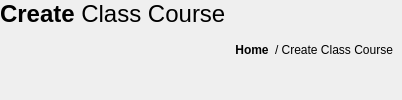
                   <widget class="QFrame" name="frame_35">
                    <property name="frameShape">
                     <enum>QFrame::Shape::NoFrame</enum>
                    </property>
                    <property name="frameShadow">
                     <enum>QFrame::Shadow::Raised</enum>
                    </property>
                    <layout class="QHBoxLayout" name="horizontalLayout_23">
                     <property name="spacing">
                      <number>0</number>
                     </property>
                     <property name="leftMargin">
                      <number>0</number>
                     </property>
                     <property name="topMargin">
                      <number>0</number>
                     </property>
                     <property name="rightMargin">
                      <number>0</number>
                     </property>
                     <property name="bottomMargin">
                      <number>0</number>
                     </property>
                     <item>
                      <widget class="QFrame" name="frame_44">
                       <property name="frameShape">
                        <enum>QFrame::Shape::NoFrame</enum>
                       </property>
                       <property name="frameShadow">
                        <enum>QFrame::Shadow::Raised</enum>
                       </property>
                       <layout class="QVBoxLayout" name="verticalLayout_31">
                        <property name="spacing">
                         <number>0</number>
                        </property>
                        <property name="leftMargin">
                         <number>0</number>
                        </property>
                        <property name="topMargin">
                         <number>0</number>
                        </property>
                        <property name="rightMargin">
                         <number>0</number>
                        </property>
                        <property name="bottomMargin">
                         <number>0</number>
                        </property>
                        <item alignment="Qt::AlignmentFlag::AlignLeft|Qt::AlignmentFlag::AlignTop">
                         <widget class="QLabel" name="label_38">
                          <property name="text">
                           <string>&lt;html&gt;&lt;head/&gt;&lt;body&gt;&lt;p&gt;&lt;span style=&quot; font-size:18pt; font-weight:600;&quot;&gt;Create &lt;/span&gt;&lt;span style=&quot; font-size:18pt;&quot;&gt;Class Course&lt;/span&gt;&lt;/p&gt;&lt;/body&gt;&lt;/html&gt;</string>
                          </property>
                         </widget>
                        </item>
                       </layout>
                      </widget>
                     </item>
                     <item>
                      <widget class="QFrame" name="frame_45">
                       <property name="sizePolicy">
                        <sizepolicy hsizetype="Expanding" vsizetype="Preferred">
                         <horstretch>0</horstretch>
                         <verstretch>0</verstretch>
                        </sizepolicy>
                       </property>
                       <property name="frameShape">
                        <enum>QFrame::Shape::NoFrame</enum>
                       </property>
                       <property name="frameShadow">
                        <enum>QFrame::Shadow::Raised</enum>
                       </property>
                      </widget>
                     </item>
                     <item>
                      <widget class="QFrame" name="frame_46">
                       <property name="frameShape">
                        <enum>QFrame::Shape::NoFrame</enum>
                       </property>
                       <property name="frameShadow">
                        <enum>QFrame::Shadow::Raised</enum>
                       </property>
                       <layout class="QHBoxLayout" name="horizontalLayout_24">
                        <item>
                         <widget class="QPushButton" name="goHome_button_3">
                          <property name="font">
                           <font>
                            <bold>true</bold>
                           </font>
                          </property>
                          <property name="styleSheet">
                           <string notr="true">border:none;
background-color:none;</string>
                          </property>
                          <property name="text">
                           <string>Home</string>
                          </property>
                         </widget>
                        </item>
                        <item>
                         <widget class="QLabel" name="label_41">
                          <property name="text">
                           <string>&lt;html&gt;&lt;head/&gt;&lt;body&gt;&lt;p&gt;/ Create Class Course&lt;/p&gt;&lt;/body&gt;&lt;/html&gt;</string>
                          </property>
                         </widget>
                        </item>
                       </layout>
                      </widget>
                     </item>
                    </layout>
                   </widget>
